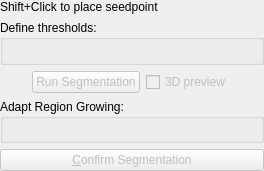
<?xml version="1.0" encoding="UTF-8"?>
<ui version="4.0">
 <class>QmitkAdaptiveRegionGrowingToolGUIControls</class>
 <widget class="QWidget" name="QmitkAdaptiveRegionGrowingToolGUIControls">
  <property name="geometry">
   <rect>
    <x>0</x>
    <y>0</y>
    <width>264</width>
    <height>171</height>
   </rect>
  </property>
  <property name="sizePolicy">
   <sizepolicy hsizetype="Ignored" vsizetype="Minimum">
    <horstretch>0</horstretch>
    <verstretch>0</verstretch>
   </sizepolicy>
  </property>
  <property name="minimumSize">
   <size>
    <width>0</width>
    <height>0</height>
   </size>
  </property>
  <property name="windowTitle">
   <string>QmitkAdaptiveRegionGrowingWidget</string>
  </property>
  <property name="toolTip">
   <string>Move to adjust the segmentation</string>
  </property>
  <layout class="QVBoxLayout" name="verticalLayout">
   <property name="margin">
    <number>0</number>
   </property>
   <item>
    <widget class="QLabel" name="m_lblSetSeedpoint">
     <property name="sizePolicy">
      <sizepolicy hsizetype="Minimum" vsizetype="Fixed">
       <horstretch>0</horstretch>
       <verstretch>0</verstretch>
      </sizepolicy>
     </property>
     <property name="text">
      <string>Shift+Click to place seedpoint</string>
     </property>
     <property name="margin">
      <number>0</number>
     </property>
    </widget>
   </item>
   <item>
    <widget class="QGroupBox" name="groupBox">
     <property name="title">
      <string>Define thresholds:</string>
     </property>
     <property name="flat">
      <bool>true</bool>
     </property>
     <layout class="QVBoxLayout" name="verticalLayout_3">
      <property name="leftMargin">
       <number>0</number>
      </property>
      <property name="topMargin">
       <number>6</number>
      </property>
      <property name="rightMargin">
       <number>0</number>
      </property>
      <property name="bottomMargin">
       <number>0</number>
      </property>
      <item>
       <widget class="ctkRangeWidget" name="m_ThresholdSlider" native="true"/>
      </item>
     </layout>
    </widget>
   </item>
   <item>
    <layout class="QHBoxLayout" name="horizontalLayout">
     <item>
      <spacer name="horizontalSpacer">
       <property name="orientation">
        <enum>Qt::Horizontal</enum>
       </property>
       <property name="sizeHint" stdset="0">
        <size>
         <width>40</width>
         <height>20</height>
        </size>
       </property>
      </spacer>
     </item>
     <item>
      <widget class="QPushButton" name="m_pbRunSegmentation">
       <property name="enabled">
        <bool>false</bool>
       </property>
       <property name="sizePolicy">
        <sizepolicy hsizetype="Minimum" vsizetype="Fixed">
         <horstretch>0</horstretch>
         <verstretch>0</verstretch>
        </sizepolicy>
       </property>
       <property name="font">
        <font/>
       </property>
       <property name="toolTip">
        <string>Press to start the segmentation of the tubular structure.</string>
       </property>
       <property name="text">
        <string>Run Segmentation</string>
       </property>
       <property name="shortcut">
        <string>Alt+R</string>
       </property>
      </widget>
     </item>
     <item>
      <widget class="QCheckBox" name="m_cbVolumeRendering">
       <property name="enabled">
        <bool>false</bool>
       </property>
       <property name="sizePolicy">
        <sizepolicy hsizetype="Minimum" vsizetype="Fixed">
         <horstretch>0</horstretch>
         <verstretch>0</verstretch>
        </sizepolicy>
       </property>
       <property name="toolTip">
        <string>&lt;!DOCTYPE HTML PUBLIC &quot;-//W3C//DTD HTML 4.0//EN&quot; &quot;http://www.w3.org/TR/REC-html40/strict.dtd&quot;&gt;
&lt;html&gt;&lt;head&gt;&lt;meta name=&quot;qrichtext&quot; content=&quot;1&quot; /&gt;&lt;style type=&quot;text/css&quot;&gt;
p, li { white-space: pre-wrap; }
&lt;/style&gt;&lt;/head&gt;&lt;body style=&quot; font-family:'MS Shell Dlg 2'; font-size:8.25pt; font-weight:400; font-style:normal;&quot;&gt;
&lt;p style=&quot; margin-top:0px; margin-bottom:0px; margin-left:0px; margin-right:0px; -qt-block-indent:0; text-indent:0px;&quot;&gt;&lt;span style=&quot; font-size:8pt;&quot;&gt;Enable/disable GPU volume rendering for the segmentation preview.&lt;/span&gt;&lt;/p&gt;&lt;/body&gt;&lt;/html&gt;</string>
       </property>
       <property name="layoutDirection">
        <enum>Qt::LeftToRight</enum>
       </property>
       <property name="text">
        <string>3D preview</string>
       </property>
       <property name="checked">
        <bool>false</bool>
       </property>
      </widget>
     </item>
     <item>
      <spacer name="horizontalSpacer_2">
       <property name="orientation">
        <enum>Qt::Horizontal</enum>
       </property>
       <property name="sizeHint" stdset="0">
        <size>
         <width>40</width>
         <height>20</height>
        </size>
       </property>
      </spacer>
     </item>
    </layout>
   </item>
   <item>
    <widget class="QGroupBox" name="groupBox_2">
     <property name="title">
      <string>Adapt Region Growing:</string>
     </property>
     <property name="flat">
      <bool>true</bool>
     </property>
     <layout class="QVBoxLayout" name="verticalLayout_2">
      <property name="leftMargin">
       <number>0</number>
      </property>
      <property name="topMargin">
       <number>6</number>
      </property>
      <property name="rightMargin">
       <number>0</number>
      </property>
      <property name="bottomMargin">
       <number>0</number>
      </property>
      <item>
       <widget class="ctkSliderWidget" name="m_PreviewSlider" native="true"/>
      </item>
     </layout>
    </widget>
   </item>
   <item>
    <widget class="QPushButton" name="m_pbConfirmSegementation">
     <property name="enabled">
      <bool>false</bool>
     </property>
     <property name="font">
      <font/>
     </property>
     <property name="toolTip">
      <string>Press to confirm the segmentation and calculate 3D representation.</string>
     </property>
     <property name="text">
      <string>&amp;Confirm Segmentation</string>
     </property>
     <property name="shortcut">
      <string>Alt+C</string>
     </property>
    </widget>
   </item>
  </layout>
 </widget>
 <layoutdefault spacing="6" margin="11"/>
 <customwidgets>
  <customwidget>
   <class>ctkRangeWidget</class>
   <extends>QWidget</extends>
   <header location="global">ctkRangeWidget.h</header>
   <container>1</container>
  </customwidget>
  <customwidget>
   <class>ctkSliderWidget</class>
   <extends>QWidget</extends>
   <header location="global">ctkSliderWidget.h</header>
   <container>1</container>
  </customwidget>
 </customwidgets>
 <resources/>
 <connections/>
</ui>
